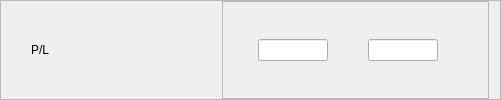
              <widget class="QFrame" name="fPL">
               <property name="frameShape">
                <enum>QFrame::StyledPanel</enum>
               </property>
               <property name="frameShadow">
                <enum>QFrame::Raised</enum>
               </property>
               <layout class="QHBoxLayout" name="horizontalLayout_60">
                <property name="leftMargin">
                 <number>30</number>
                </property>
                <property name="topMargin">
                 <number>0</number>
                </property>
                <property name="bottomMargin">
                 <number>0</number>
                </property>
                <item>
                 <widget class="QLabel" name="label_42">
                  <property name="minimumSize">
                   <size>
                    <width>185</width>
                    <height>0</height>
                   </size>
                  </property>
                  <property name="maximumSize">
                   <size>
                    <width>185</width>
                    <height>150</height>
                   </size>
                  </property>
                  <property name="styleSheet">
                   <string notr="true">font: 14pt &quot;Segoe UI&quot;;</string>
                  </property>
                  <property name="text">
                   <string>P/L</string>
                  </property>
                  <property name="alignment">
                   <set>Qt::AlignLeading|Qt::AlignLeft|Qt::AlignVCenter</set>
                  </property>
                 </widget>
                </item>
                <item>
                 <widget class="QFrame" name="frame_28">
                  <property name="frameShape">
                   <enum>QFrame::StyledPanel</enum>
                  </property>
                  <property name="frameShadow">
                   <enum>QFrame::Raised</enum>
                  </property>
                  <layout class="QHBoxLayout" name="horizontalLayout_61">
                   <property name="spacing">
                    <number>0</number>
                   </property>
                   <property name="leftMargin">
                    <number>35</number>
                   </property>
                   <property name="topMargin">
                    <number>0</number>
                   </property>
                   <property name="rightMargin">
                    <number>50</number>
                   </property>
                   <property name="bottomMargin">
                    <number>0</number>
                   </property>
                   <item>
                    <widget class="QLineEdit" name="lineEdit_73">
                     <property name="maximumSize">
                      <size>
                       <width>70</width>
                       <height>16777215</height>
                      </size>
                     </property>
                    </widget>
                   </item>
                   <item>
                    <spacer name="horizontalSpacer_29">
                     <property name="orientation">
                      <enum>Qt::Horizontal</enum>
                     </property>
                     <property name="sizeType">
                      <enum>QSizePolicy::Expanding</enum>
                     </property>
                     <property name="sizeHint" stdset="0">
                      <size>
                       <width>40</width>
                       <height>20</height>
                      </size>
                     </property>
                    </spacer>
                   </item>
                   <item>
                    <widget class="QLineEdit" name="lineEdit_74">
                     <property name="maximumSize">
                      <size>
                       <width>70</width>
                       <height>16777215</height>
                      </size>
                     </property>
                    </widget>
                   </item>
                  </layout>
                 </widget>
                </item>
               </layout>
              </widget>
